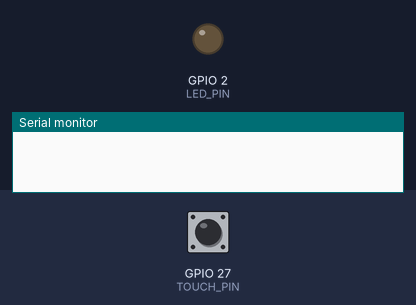
This sketch was run on a simulated ESP32. Parts: output pins drawn as LEDs (lit = HIGH), the last lines printed to the serial monitor. The inputs (shaded band) are chosen by the test bench; at power-on: GPIO 27 (TOUCH_PIN) HIGH.

Above: at 0.0 s.
At 1.1 s:
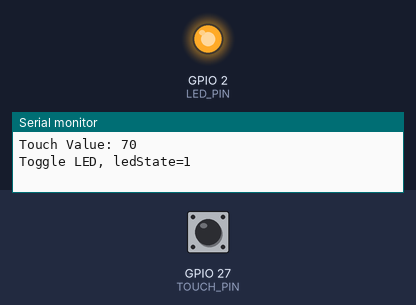
Timing chart, 0 to 2.6 s (numbered marks = the images above):
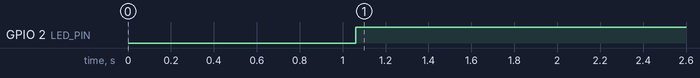

Measured:
- by itself, GPIO 2 (LED_PIN): LOW → HIGH at 1.1 s

The sketch:

ex04.ino
```cpp
#define TOUCH_PIN 27
#define LED_PIN 2
#define THRESHOLD 750 // 需要根据实际测试修改此阈值
const unsigned long DEBOUNCE_MS = 60; // 软件防抖时间，避免手抖/噪声导致重复触发

int touchValue;
bool ledState = false;

// 防抖相关：rawTouched 是瞬时读数，stableTouched 是防抖后的稳定状态
bool rawTouched = false;
bool stableTouched = false;
bool lastStableTouched = false;
unsigned long lastRawChangeMs = 0;

void setup() {
  Serial.begin(115200);
  delay(1000);
  pinMode(LED_PIN, OUTPUT);
  digitalWrite(LED_PIN, ledState);

  // 使用轮询 + 软件防抖 + 边缘检测来实现“自锁”开关（更可控，也避免在 ISR 里做耗时操作）
}

void loop() {
  touchValue = touchRead(TOUCH_PIN);

  bool newRawTouched = (touchValue < THRESHOLD);

  // 1) 记录原始状态变化时刻
  if (newRawTouched != rawTouched) {
    rawTouched = newRawTouched;
    lastRawChangeMs = millis();
  }

  // 2) 原始状态保持不变超过防抖时间后，更新稳定状态
  if ((millis() - lastRawChangeMs) >= DEBOUNCE_MS) {
    stableTouched = rawTouched;
  }

  // 3) 边缘检测：只在“未触摸 -> 触摸”的瞬间翻转 LED
  if (!lastStableTouched && stableTouched) {
    ledState = !ledState;
    digitalWrite(LED_PIN, ledState);
    Serial.print("Toggle LED, ledState=");
    Serial.println(ledState);
  }
  lastStableTouched = stableTouched;

  // 可选：观察触摸值（频率别太高，避免串口刷屏）
  static unsigned long lastPrintMs = 0;
  if (millis() - lastPrintMs >= 200) {
    lastPrintMs = millis();
    Serial.print("Touch Value: ");
    Serial.println(touchValue);
  }

  delay(10);
}
```
